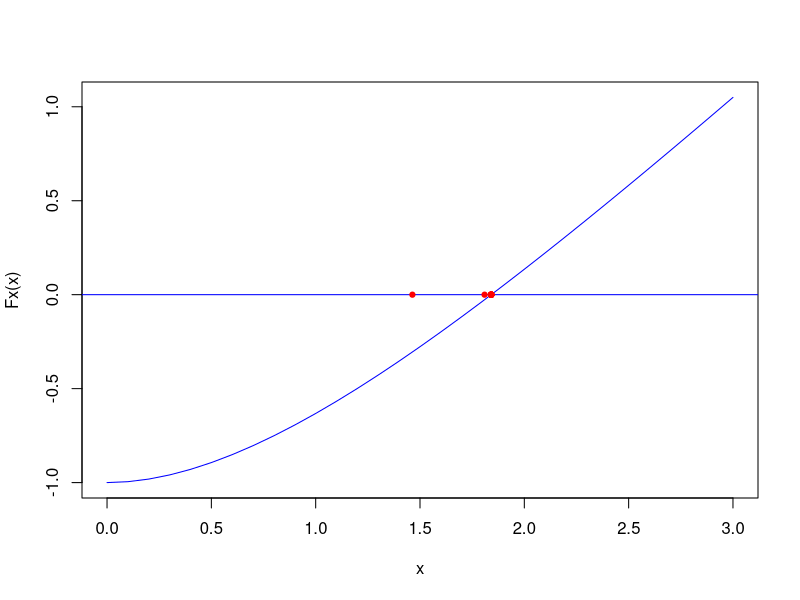

Generate this figure with R:

puntofijo =function(g, x0, maxIter=100){
  print("------------TABLA DE RAICES------------")
  print("X  | VALOR      | ERROR")

  dividir=10
  hasta=1
  while(hasta<=7){
    tol=1/dividir
    dividir=dividir*dividir
    hasta=hasta+1
    k = 1
    repeat{

      x1 = g(x0)
      dx = abs(x1 - x0)
      x0 = x1
      #Imprimir estado
      cat("   x", k, " | ", x1, " |",tol,"\n")
      k = k+1

      #until
      if(dx< tol|| k > maxIter) break;
    }
    # Mensaje de salida
    if( dx > tol ){

      cat("No hubo convergencia ")
      #return(NULL)
    } else{
      cat("x* es aproximadamente ", x1, " con error menor que ", tol,"\n")
    }
  }
}


phi = function(x) 3*x^2/(1+(x/1)^2)# r=3, K=1
puntofijo(phi, 2.5, 15)



Fx <- function(x) exp(-x) + x -2
F1x <- function(x) 1-exp(-x)
# Halla la raiz de Fx
puntofalso <- function(a,b) {
  k=1
  x<-seq(a,b,0.1)
  plot(x,Fx(x),type="l",col="blue")
  abline(h=0,col="blue")
  #x<-b
  #d<-(Fx(b)*a-Fx(a)*b)/(Fx(b)-Fx(a))
  error<-1
  print("------------TABLA DE RAICES------------")
  print("X  | VALOR      | ERROR")
  while (error > 1.e-64) {
    x<-(Fx(b)*a-Fx(a)*b)/(Fx(b)-Fx(a))
    if (Fx(x) == 0) break
    if (Fx(x)*Fx(a) < 0) {b <- x}
    else {a <- x}
    error<-abs(Fx(x)/F1x(x))
    points(rbind(c(x,0)),pch=19,cex=0.7,col="red")
    cat("   x", k, " | ", x, " |",error,"\n")
    k=k+1

  }
}
puntofalso(0,3)


Fx <- function(x) exp(-x) + x -2
F1x <- function(x) 1-exp(-x)
# Metodo de la Secante
# Halla la raiz de Fx

secante <- function(x0,x1) {
  x<-(Fx(x1)*x0-Fx(x0)*x1)/(Fx(x1)-Fx(x0))
  error <-1
  k=1
  print("------------TABLA DE RAICES------------")
  print("X  | VALOR      | ERROR")
  while (error > 1.e-64) {
    x0<-x1
    x1<-x
    x<-(Fx(x1)*x0-Fx(x0)*x1)/(Fx(x1)-Fx(x0))
    if (Fx(x) == 0) break
    error<-abs(Fx(x)/F1x(x))
    cat("   x", k, " | ", x, " |",error,"\n")
    k=k+1
  }
}
secante(0,3)
